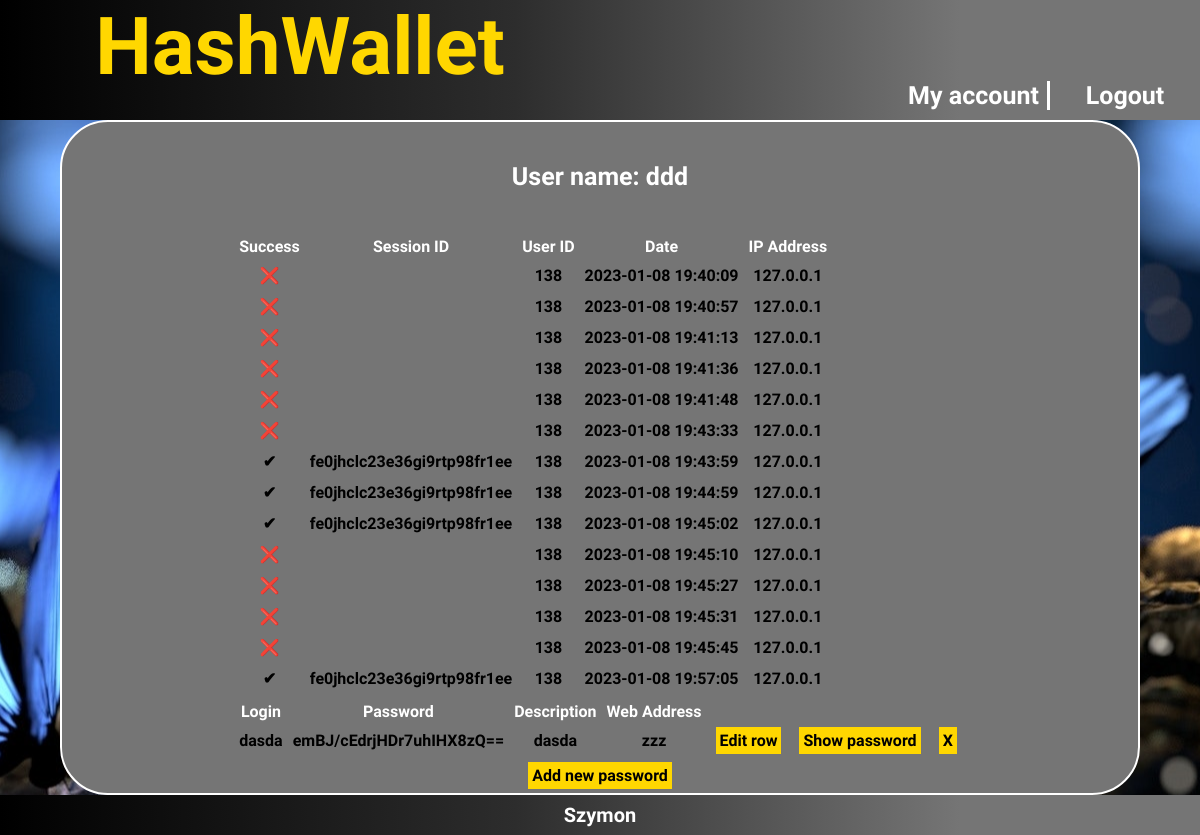
The page /controllers/mainBoardView.php (signed in) on the database as committed earlier.
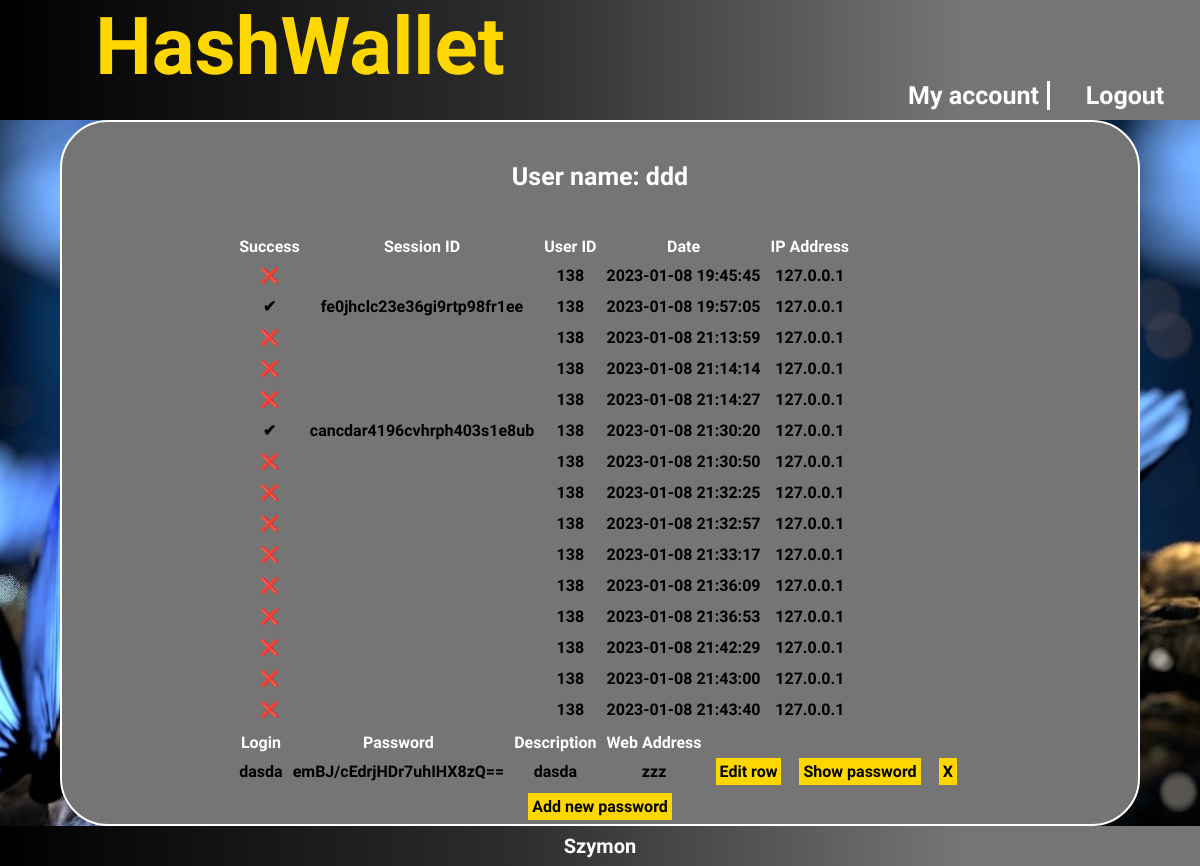
The same page on the database as committed later.
### tables this page shows
CREATE TABLE `logged_in_users` (
  `sessionId` varchar(100) NOT NULL,
  `userId` int(10) NOT NULL,
  `lastUpdate` datetime NOT NULL,
  `logSuccess` tinyint(1) NOT NULL,
  `id` int(11) NOT NULL,
  `ipAddress` varchar(255) NOT NULL
);

CREATE TABLE `password` (
  `id_password` int(11) NOT NULL,
  `login` varchar(80) NOT NULL,
  `password` varchar(256) NOT NULL,
  `web_address` varchar(100) NOT NULL,
  `description` varchar(256) NOT NULL,
  `userId` int(10) NOT NULL
);

### controllers/classes/Baza.php (called while the page is built, shortened)
<?php
class Baza {
    private $mysqli;
    public function __construct($serwer, $user, $pass, $baza) {
        $this->mysqli = new mysqli($serwer, $user, $pass, $baza);
    }
    function getPasswordRow($userId)
    {
        $tresc = [];
        if ($result = $this->mysqli->query("select * from password where userId='$userId'")) {
            while ($row = $result->fetch_object()) {
                  array_push($tresc,$row);
              }
        }
        return $tresc;
    }
    function getLog($userId)
    {
        $tresc = [];
        if ($result = $this->mysqli->query("select * from logged_in_users where userId='$userId'")) {
            while ($row = $result->fetch_object()) {
                array_push($tresc,$row);
            }
        }
        return $tresc;
    }
}
?>

### controllers/mainBoardView.php (the view, shortened to what this page needs)
<!DOCTYPE html>
<html lang="pl">
<head>
    <link rel="stylesheet" href="../css/style.css">
    <link rel="stylesheet" href="../css/mainBoard.css">
</head>
<body>
    <header>
        <div class="baner">
            HashWallet
        </div>
        <div class="navigation">
            <div class="right">
            <div  id="nav-hover" >
                <a href="#">My account</a>
               </div>
                <div class="main-button"> <a href='login.php?akcja=wyloguj' >Logout</a></div>
        </div>
            </div>
        </header>
   <div class=main>
    <div class="plansza-tlo">
          <?php
          $db = new Baza("localhost", "root", "", "bsiBase");
          $passOb= new Password();
          $login=$_SESSION['login'];
          $userId=$_SESSION['userId'];
          echo '<div class="login">';
          echo   $passOb->showLogin($login);
          echo '</div>';
          echo '<div class="board">';
          echo '<div class="logged">';
          $logs=$db->getLog($userId);
          if($logs!=null) {
              echo '<table>';
              echo '<thead>';
              echo '<tr>';
              echo '<th>Success</th>';
              echo '<th>Session ID</th>';
              echo '<th>User ID</th>';
              echo '<th>Date</th>';
              echo '<th>IP Address</th>';
              echo '<th> </th>';
              echo '</tr>';
              echo '</thead>';
          }
          foreach ($logs as $log){
              echo '<tr>';
              echo '<th>';
              if($log->logSuccess ==1 ) echo '✔';
              else echo '❌';
              echo '<th>'.$log->sessionId.'</th>';
              echo '<th>'.$log->userId.'</th>';
              echo '<th>'.$log->lastUpdate.'</th>';
              echo'</th>';
              echo '<th>'.$log->ipAddress.'</th>';
              echo '<tr>';
          }
          echo'</table>';
          echo '</div>';
          echo '<div class="wallet">';
          $res=$db->getPasswordRow($userId);
    if($res!=null) {
        echo '<table>';
        echo '<thead>';
        echo '<tr>';
        echo '<th>Login</th>';
        echo '<th>Password</th>';
        echo '<th>Description</th>';
        echo '<th>Web Address</th>';
        echo '<th> </th>';
        echo '</tr>';
        echo '</thead>';
    }
          foreach ($res as $passwords){
              echo '<tr>';
             echo '<th>'.$passwords->login.'</th>';
             echo '<th>'.$passwords->password.'</th>';
             echo '<th>'.$passwords->description.'</th>';
             echo '<th>'.$passwords->web_address.'</th>';
             echo '<th>'."<a href='mainBoardEditPassword.php?edit=$passwords->id_password'>Edit row</a>".'</th>';
             echo '<th>'."<a href='mainBoardShowPasswords.php?show=$passwords->id_password'>Show password</a>".'</th>';
             echo '<th>'."<a href='mainBoardAction.php?delete=$passwords->id_password'>X</a>".'</th>';
         }
          echo'</table>';
          echo '</div>';
          echo '</div>';
            ?>
        <a href='mainBoardNewPassword.php'>Add new password</a>
    </div>
   </div>
         <footer>
        <div >Szymon</div>
    </footer>
</body>
</html>

### controllers/classes/Password.php (shortened to what this page needs)
<?php
class Password
{
    function showLogin($login)
    {
        return "User name: " . $login . "<br/>";
    }
}

### css/style.css (style rules this page uses)
body { width: 100vw; font-family: 'Acme', sans-serif; font-weight: 1000; margin: 0; color: #fff; height: 100vh; }
a { text-decoration: none; color: #fff; }
.baner { box-sizing: border-box; color: gold; font-size: 10vh; text-align: center; width: 50vw; height: 80%; }
header { background: linear-gradient(90deg, rgba(0,0,0,1) 0%, rgba(45,45,45,1) 43%, rgba(117,117,117,1) 80%, rgba(117,117,117,1) 100%); display: flex; flex-direction: row; flex-wrap:wrap; height: 15vh; width: 100%; }
.navigation { box-sizing: border-box; width: 50vw; display: flex; justify-content: flex-end; flex-wrap: wrap; font-size: 25px; }
.right { min-width: 50%; display: flex; justify-content:space-around; flex-wrap: wrap; align-content:flex-end; padding-bottom: 10px; text-align: center; }
.main-button { justify-content: center; list-style: none; width: 50%; }
#nav-hover { box-sizing: border-box; border-left: 3px solid #fff; width: 50%; position: relative; }
.main { background: url("zdjecia/slide1.jpg")no-repeat fixed center; min-height: 80vh; display: flex; justify-content: center; align-items: center; }
footer { box-sizing: border-box; display: flex; font-size: 20px; text-align: center; background: linear-gradient(90deg, rgba(0,0,0,1) 0%, rgba(45,45,45,1) 43%, rgba(117,117,117,1) 80%, rgba(117,117,117,1) 100%); width: 100%; height: 5vh; align-items: center; justify-content: center; }

### css/mainBoard.css (style rules this page uses)
#nav-hover { border-left: 0; border-right: 3px solid #fff; }
.main a { background: gold; color: black; padding: 4px; margin: 4px; }
.main table th { padding: 4px; }
.main table thead { color: white; }
.plansza-tlo { background: rgba(117,117,117,1); box-sizing: border-box; border: 2px solid white; border-radius: 6vh; width: 90%; min-height: 80vh; flex-direction: column; color: black; display: flex; align-items: center; }
.login { color: white; font-size: 25px; margin: 40px 0; }

Rows that differ between the two databases and show on the page:
removed logged_in_users: userId "138", lastUpdate "2023-01-08 19:40:09", ipAddress "127.0.0.1"
removed logged_in_users: userId "138", lastUpdate "2023-01-08 19:40:57", ipAddress "127.0.0.1"
removed logged_in_users: userId "138", lastUpdate "2023-01-08 19:41:13", ipAddress "127.0.0.1"
removed logged_in_users: userId "138", lastUpdate "2023-01-08 19:41:36", ipAddress "127.0.0.1"
removed logged_in_users: userId "138", lastUpdate "2023-01-08 19:41:48", ipAddress "127.0.0.1"
removed logged_in_users: userId "138", lastUpdate "2023-01-08 19:43:33", ipAddress "127.0.0.1"
removed logged_in_users: sessionId "fe0jhclc23e36gi9rtp98fr1ee", userId "138", lastUpdate "2023-01-08 19:43:59", ipAddress "127.0.0.1"
removed logged_in_users: sessionId "fe0jhclc23e36gi9rtp98fr1ee", userId "138", lastUpdate "2023-01-08 19:44:59", ipAddress "127.0.0.1"
removed logged_in_users: sessionId "fe0jhclc23e36gi9rtp98fr1ee", userId "138", lastUpdate "2023-01-08 19:45:02", ipAddress "127.0.0.1"
removed logged_in_users: userId "138", lastUpdate "2023-01-08 19:45:10", ipAddress "127.0.0.1"
removed logged_in_users: userId "138", lastUpdate "2023-01-08 19:45:27", ipAddress "127.0.0.1"
removed logged_in_users: userId "138", lastUpdate "2023-01-08 19:45:31", ipAddress "127.0.0.1"
added logged_in_users: userId "138", lastUpdate "2023-01-08 21:13:59", ipAddress "127.0.0.1"
added logged_in_users: userId "138", lastUpdate "2023-01-08 21:14:14", ipAddress "127.0.0.1"
added logged_in_users: userId "138", lastUpdate "2023-01-08 21:14:27", ipAddress "127.0.0.1"
added logged_in_users: sessionId "cancdar4196cvhrph403s1e8ub", userId "138", lastUpdate "2023-01-08 21:30:20", ipAddress "127.0.0.1"
added logged_in_users: userId "138", lastUpdate "2023-01-08 21:30:50", ipAddress "127.0.0.1"
added logged_in_users: userId "138", lastUpdate "2023-01-08 21:32:25", ipAddress "127.0.0.1"
added logged_in_users: userId "138", lastUpdate "2023-01-08 21:32:57", ipAddress "127.0.0.1"
added logged_in_users: userId "138", lastUpdate "2023-01-08 21:33:17", ipAddress "127.0.0.1"
added logged_in_users: userId "138", lastUpdate "2023-01-08 21:36:09", ipAddress "127.0.0.1"
added logged_in_users: userId "138", lastUpdate "2023-01-08 21:36:53", ipAddress "127.0.0.1"
added logged_in_users: userId "138", lastUpdate "2023-01-08 21:42:29", ipAddress "127.0.0.1"
added logged_in_users: userId "138", lastUpdate "2023-01-08 21:43:00", ipAddress "127.0.0.1"
added logged_in_users: userId "138", lastUpdate "2023-01-08 21:43:40", ipAddress "127.0.0.1"
